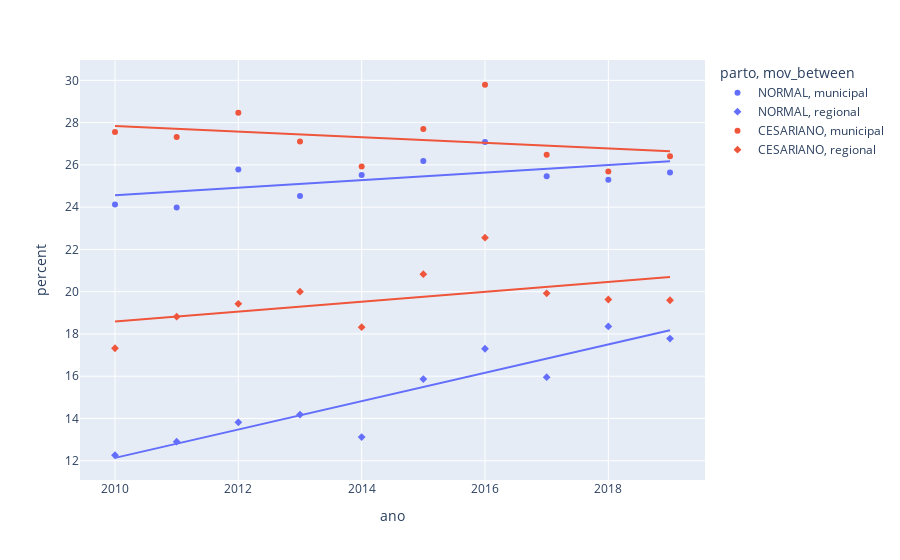

Notebook cell for this chart:
### Code cell
df = group_col(df_s,
	column = 'grupo',
	value  = 5,
)
fig = plot(df)
fig.show()

### Figure 1 — Plotly figure (JSON) as saved in the notebook; plotly's stock layout.template omitted (floating-point values rounded to 4 significant figures)
{"data": [{"hovertemplate": "parto=NORMAL<br>mov_between=municipal<br>ano=%{x}<br>percent=%{y}<extra></extra>", "legendgroup": "NORMAL, municipal", "marker": {"color": "#636efa", "symbol": "circle"}, "mode": "markers", "name": "NORMAL, municipal", "orientation": "v", "showlegend": true, "type": "scatter", "x": [2010, 2011, 2012, 2013, 2014, 2015, 2016, 2017, 2018, 2019], "xaxis": "x", "y": [24.13, 23.99, 25.79, 24.53, 25.52, 26.19, 27.09, 25.47, 25.3, 25.64], "yaxis": "y"}, {"hovertemplate": "<b>OLS trendline</b><br>percent = 0.178976 * ano + -335.183<br>R<sup>2</sup>=0.328090<br><br>parto=NORMAL<br>mov_between=municipal<br>ano=%{x}<br>percent=%{y} <b>(trend)</b><extra></extra>", "legendgroup": "NORMAL, municipal", "marker": {"color": "#636efa", "symbol": "circle"}, "mode": "lines", "name": "NORMAL, municipal", "showlegend": false, "type": "scatter", "x": [2010, 2011, 2012, 2013, 2014, 2015, 2016, 2017, 2018, 2019], "xaxis": "x", "y": [24.56, 24.74, 24.92, 25.09, 25.27, 25.45, 25.63, 25.81, 25.99, 26.17], "yaxis": "y"}, {"hovertemplate": "parto=NORMAL<br>mov_between=regional<br>ano=%{x}<br>percent=%{y}<extra></extra>", "legendgroup": "NORMAL, regional", "marker": {"color": "#636efa", "symbol": "diamond"}, "mode": "markers", "name": "NORMAL, regional", "orientation": "v", "showlegend": true, "type": "scatter", "x": [2010, 2011, 2012, 2013, 2014, 2015, 2016, 2017, 2018, 2019], "xaxis": "x", "y": [12.26, 12.9, 13.82, 14.18, 13.12, 15.86, 17.3, 15.95, 18.35, 17.78], "yaxis": "y"}, {"hovertemplate": "<b>OLS trendline</b><br>percent = 0.67049 * ano + -1335.55<br>R<sup>2</sup>=0.858625<br><br>parto=NORMAL<br>mov_between=regional<br>ano=%{x}<br>percent=%{y} <b>(trend)</b><extra></extra>", "legendgroup": "NORMAL, regional", "marker": {"color": "#636efa", "symbol": "diamond"}, "mode": "lines", "name": "NORMAL, regional", "showlegend": false, "type": "scatter", "x": [2010, 2011, 2012, 2013, 2014, 2015, 2016, 2017, 2018, 2019], "xaxis": "x", "y": [12.14, 12.81, 13.48, 14.15, 14.82, 15.49, 16.16, 16.83, 17.5, 18.17], "yaxis": "y"}, {"hovertemplate": "parto=CESARIANO<br>mov_between=municipal<br>ano=%{x}<br>percent=%{y}<extra></extra>", "legendgroup": "CESARIANO, municipal", "marker": {"color": "#EF553B", "symbol": "circle"}, "mode": "markers", "name": "CESARIANO, municipal", "orientation": "v", "showlegend": true, "type": "scatter", "x": [2010, 2011, 2012, 2013, 2014, 2015, 2016, 2017, 2018, 2019], "xaxis": "x", "y": [27.56, 27.32, 28.47, 27.11, 25.93, 27.7, 29.79, 26.48, 25.69, 26.41], "yaxis": "y"}, {"hovertemplate": "<b>OLS trendline</b><br>percent = -0.132769 * ano + 294.708<br>R<sup>2</sup>=0.105658<br><br>parto=CESARIANO<br>mov_between=municipal<br>ano=%{x}<br>percent=%{y} <b>(trend)</b><extra></extra>", "legendgroup": "CESARIANO, municipal", "marker": {"color": "#EF553B", "symbol": "circle"}, "mode": "lines", "name": "CESARIANO, municipal", "showlegend": false, "type": "scatter", "x": [2010, 2011, 2012, 2013, 2014, 2015, 2016, 2017, 2018, 2019], "xaxis": "x", "y": [27.84, 27.71, 27.58, 27.44, 27.31, 27.18, 27.05, 26.91, 26.78, 26.65], "yaxis": "y"}, {"hovertemplate": "parto=CESARIANO<br>mov_between=regional<br>ano=%{x}<br>percent=%{y}<extra></extra>", "legendgroup": "CESARIANO, regional", "marker": {"color": "#EF553B", "symbol": "diamond"}, "mode": "markers", "name": "CESARIANO, regional", "orientation": "v", "showlegend": true, "type": "scatter", "x": [2010, 2011, 2012, 2013, 2014, 2015, 2016, 2017, 2018, 2019], "xaxis": "x", "y": [17.32, 18.82, 19.42, 20.0, 18.32, 20.83, 22.55, 19.92, 19.63, 19.6], "yaxis": "y"}, {"hovertemplate": "<b>OLS trendline</b><br>percent = 0.235088 * ano + -453.943<br>R<sup>2</sup>=0.253958<br><br>parto=CESARIANO<br>mov_between=regional<br>ano=%{x}<br>percent=%{y} <b>(trend)</b><extra></extra>", "legendgroup": "CESARIANO, regional", "marker": {"color": "#EF553B", "symbol": "diamond"}, "mode": "lines", "name": "CESARIANO, regional", "showlegend": false, "type": "scatter", "x": [2010, 2011, 2012, 2013, 2014, 2015, 2016, 2017, 2018, 2019], "xaxis": "x", "y": [18.58, 18.82, 19.05, 19.29, 19.52, 19.76, 19.99, 20.23, 20.46, 20.7], "yaxis": "y"}], "layout": {"legend": {"title": {"text": "parto, mov_between"}, "tracegroupgap": 0}, "margin": {"t": 60}, "xaxis": {"anchor": "y", "domain": [0, 1], "title": {"text": "ano"}}, "yaxis": {"anchor": "x", "domain": [0, 1], "title": {"text": "percent"}}}}
